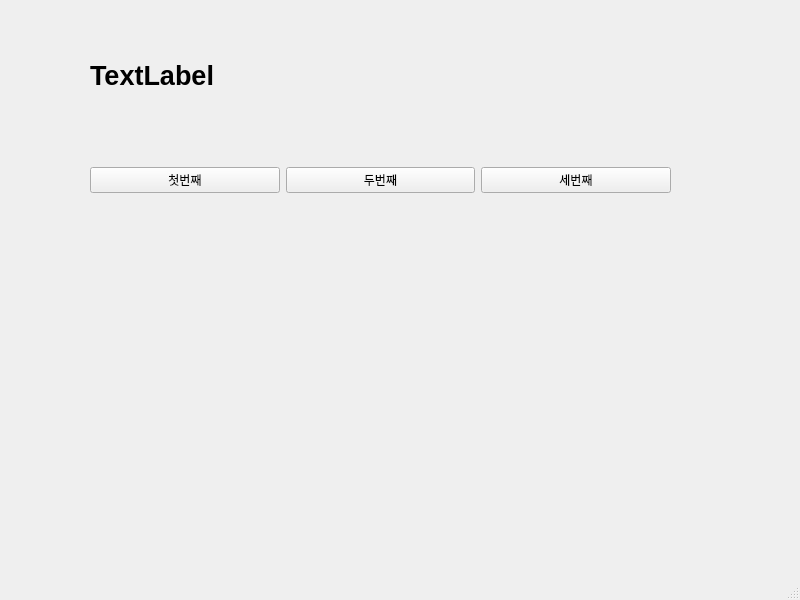
<?xml version="1.0" encoding="UTF-8"?>
<ui version="4.0">
 <class>MainWindow</class>
 <widget class="QMainWindow" name="MainWindow">
  <property name="geometry">
   <rect>
    <x>0</x>
    <y>0</y>
    <width>800</width>
    <height>600</height>
   </rect>
  </property>
  <property name="windowTitle">
   <string>MainWindow</string>
  </property>
  <widget class="QWidget" name="centralwidget">
   <widget class="QWidget" name="horizontalLayoutWidget">
    <property name="geometry">
     <rect>
      <x>90</x>
      <y>120</y>
      <width>581</width>
      <height>121</height>
     </rect>
    </property>
    <layout class="QHBoxLayout" name="horizontalLayout">
     <item>
      <widget class="QPushButton" name="pushButton_3">
       <property name="text">
        <string>첫번째</string>
       </property>
      </widget>
     </item>
     <item>
      <widget class="QPushButton" name="pushButton_2">
       <property name="text">
        <string>두번째</string>
       </property>
      </widget>
     </item>
     <item>
      <widget class="QPushButton" name="pushButton">
       <property name="text">
        <string>세번째</string>
       </property>
      </widget>
     </item>
    </layout>
   </widget>
   <widget class="QLabel" name="label">
    <property name="geometry">
     <rect>
      <x>90</x>
      <y>50</y>
      <width>581</width>
      <height>51</height>
     </rect>
    </property>
    <property name="font">
     <font>
      <pointsize>20</pointsize>
      <bold>true</bold>
     </font>
    </property>
    <property name="text">
     <string>TextLabel</string>
    </property>
   </widget>
  </widget>
  <widget class="QMenuBar" name="menubar">
   <property name="geometry">
    <rect>
     <x>0</x>
     <y>0</y>
     <width>800</width>
     <height>33</height>
    </rect>
   </property>
  </widget>
  <widget class="QStatusBar" name="statusbar"/>
 </widget>
 <resources/>
 <connections>
  <connection>
   <sender>pushButton_3</sender>
   <signal>clicked()</signal>
   <receiver>MainWindow</receiver>
   <slot>firstClick()</slot>
   <hints>
    <hint type="sourcelabel">
     <x>195</x>
     <y>218</y>
    </hint>
    <hint type="destinationlabel">
     <x>187</x>
     <y>241</y>
    </hint>
   </hints>
  </connection>
  <connection>
   <sender>pushButton_2</sender>
   <signal>clicked()</signal>
   <receiver>MainWindow</receiver>
   <slot>secondClick()</slot>
   <hints>
    <hint type="sourcelabel">
     <x>404</x>
     <y>215</y>
    </hint>
    <hint type="destinationlabel">
     <x>402</x>
     <y>235</y>
    </hint>
   </hints>
  </connection>
  <connection>
   <sender>pushButton</sender>
   <signal>clicked()</signal>
   <receiver>MainWindow</receiver>
   <slot>thirdClick()</slot>
   <hints>
    <hint type="sourcelabel">
     <x>558</x>
     <y>214</y>
    </hint>
    <hint type="destinationlabel">
     <x>561</x>
     <y>239</y>
    </hint>
   </hints>
  </connection>
 </connections>
 <slots>
  <slot>firstClick()</slot>
  <slot>secondClick()</slot>
  <slot>thirdClick()</slot>
 </slots>
</ui>
